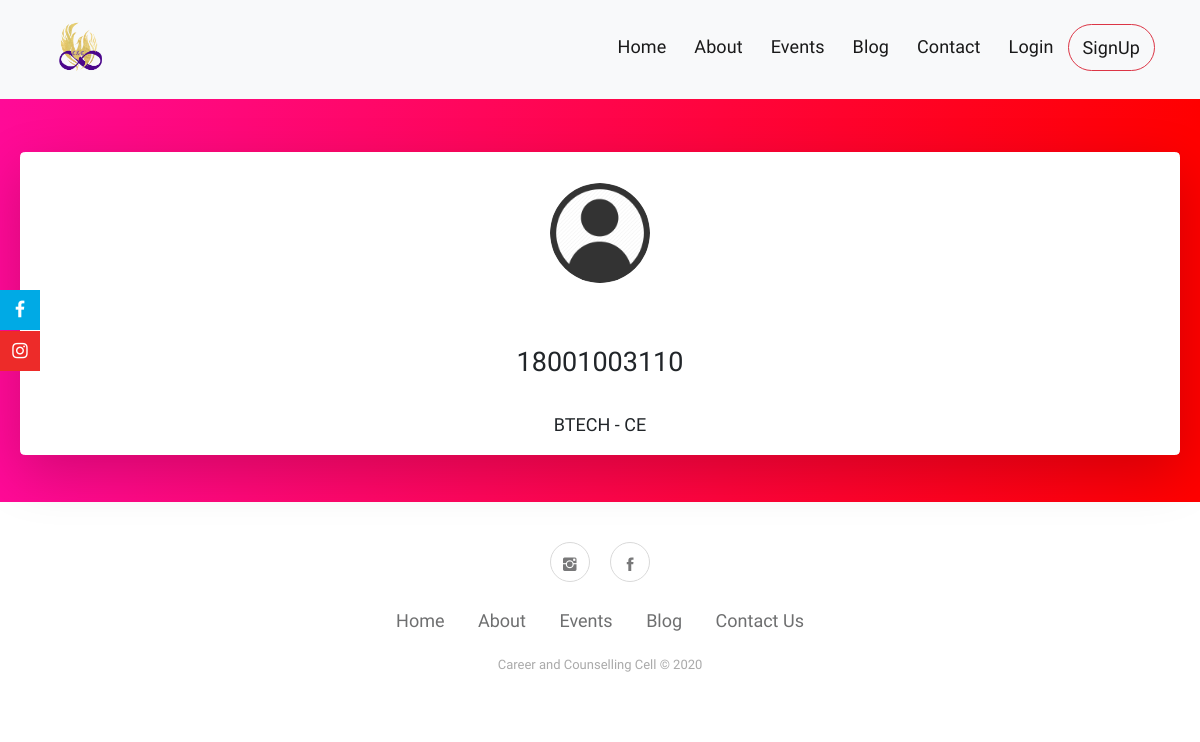
Page /accounts/sanyam/ on the committed database.
### accounts/models.py (models this page shows, shortened)
class UserProfile(models.Model):
    user = models.OneToOneField(User, on_delete=models.CASCADE)
    pic = models.ImageField(default='student pics/default_user.png', upload_to='student pics', blank=True, null=True)
    roll_no = models.BigIntegerField(unique=True)
    course = models.CharField(choices=courses, max_length=10)
    branch = models.CharField(choices=branch, max_length=10)
    icard = models.ImageField(upload_to='icard', blank=True, null=True)
    phoneno = models.BigIntegerField(default=None)
    password2 = models.CharField(default=None, max_length=100, blank=True, null=True)

### accounts/views.py (the view)
# urls.py: path('<username>/', views.ProfileDashboard, name='dashboard'),
def ProfileDashboard(request, username):
    user = request.user
    user_instance = get_object_or_404(User, username=username)
    user_instance_profile = get_object_or_404(UserProfile, user=user_instance)
    registration = Registration.objects.filter(user=user_instance)
    context = {
        'user': user,
        'user_instance': user_instance,
        'certificates': registration,
        'profile': user_instance_profile,
    }
    return render(request, 'accounts/profile1.html', context)

### accounts/templates/accounts/profile1.html (shortened to what this page needs)
{% extends 'base.html' %}
{% load static %}
{% block content %}
<div style="background: rgb(2,0,36);
background: linear-gradient(90deg, rgba(2,0,36,1) 0%, rgba(255,10,151,1) 0%, rgba(255,0,0,1) 100%); padding: 20px; padding-top: 50px">
<br>
<br>
<br>
                {% include 'accounts/profile card.html' %}
{% endblock %}

### accounts/templates/accounts/profile card.html (shortened to what this page needs)
    <center>
    <div class="card profilebody border-white border rounded shadow-lg img-fluid" style="height: auto; margin-top: -150px;">
            <div class="profile">
                <div class="profilephoto" style="margin-top: 30px;">
                    {% if user_instance.userprofile.pic %}
                    <a href="#">
                        <img src="{{user_instance.userprofile.pic.url}}" height="100" width="100" class="rounded-circle">
                    </a>
                    {% endif %}
                </div>
                <div class="profiledetails">
                    <br>
                    <br>
                    <h4>{{profile.roll_no}}</h4><br>
                    <h5><p>{{profile.course}} - {{ profile.branch }}</p></h5>
                </div>
            </div>
    </div>
    </center>
    <br>
        </div>

### static/css/Social-Menu-Sticky.css (style rules this page uses)
* { -webkit-box-sizing: border-box; -moz-box-sizing: border-box; box-sizing: border-box; }

### templates/base.html (style rules this page uses)
* { font-family: 'ZCOOL XiaoWei', serif; font-size: 18px; }

### accounts/templates/accounts/profile card.html (style rules this page uses)
a { text-decoration: none; color: white; }

### rows in the picture
UserProfile: roll_no "18001003110", course "BTECH", branch "CE"
